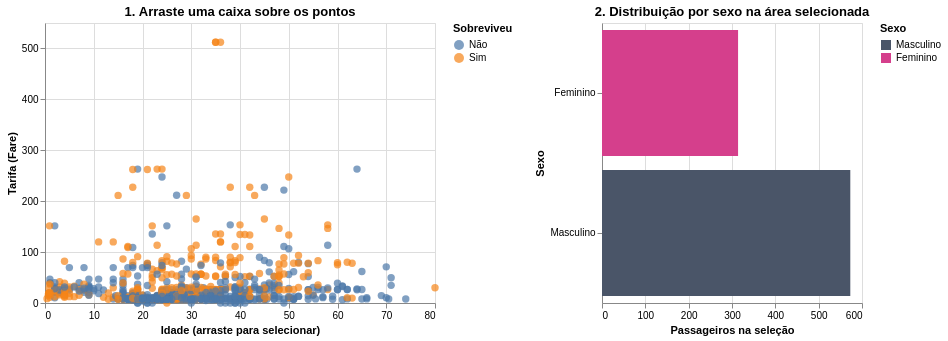

The notebook cell this image was saved under:
### Markdown cell above
### Recurso 3 — Seleção cruzada (*brushing & linking*)

Arraste uma caixa sobre os pontos do **gráfico da esquerda** para selecionar passageiros em uma faixa de idade e tarifa. A seleção destaca os pontos correspondentes e atualiza automaticamente as **barras à direita**, que mostram a quantidade de passageiros selecionados por sexo. Os dois gráficos estão conectados por `selection_interval()` e `transform_filter()`.

### Code cell
# Recurso 3: Seleção cruzada (brushing & linking) — arrastar em um gráfico atualiza o outro
selecao_area = alt.selection_interval()

# Painel esquerdo: dispersão onde o usuário arrasta para selecionar um intervalo de idade e tarifa
painel_selecao = (
    alt.Chart(df_clean)
    .mark_circle(size=55)
    .encode(
        x=alt.X("Age:Q", title="Idade (arraste para selecionar)"),
        y=alt.Y("Fare:Q", title="Tarifa (Fare)"),
        color=alt.condition(
            selecao_area,
            alt.Color("Sobreviveu_Texto:N", title="Sobreviveu"),
            alt.value("lightgray")
        ),
        tooltip=[
            alt.Tooltip("Name:N", title="Passageiro"),
            alt.Tooltip("Classe_Texto:N", title="Classe"),
            alt.Tooltip("Sexo_Texto:N", title="Sexo"),
            alt.Tooltip("Age:Q", title="Idade"),
            alt.Tooltip("Fare:Q", title="Tarifa", format=".2f"),
            alt.Tooltip("Sobreviveu_Texto:N", title="Sobreviveu")
        ]
    )
    .add_params(selecao_area)
    .properties(
        width=390,
        height=280,
        title="1. Arraste uma caixa sobre os pontos"
    )
)

# Painel direito: barras que filtram dinamicamente conforme a seleção feita à esquerda
painel_conectado = (
    alt.Chart(df_clean)
    .mark_bar()
    .encode(
        x=alt.X("count():Q", title="Passageiros na seleção"),
        y=alt.Y("Sexo_Texto:N", title="Sexo"),
        color=alt.Color(
            "Sexo_Texto:N",
            title="Sexo",
            scale=alt.Scale(domain=["Masculino", "Feminino"], range=["#4a5568", "#d53f8c"])
        ),
        tooltip=[
            alt.Tooltip("Sexo_Texto:N", title="Sexo"),
            alt.Tooltip("count():Q", title="Total na seleção")
        ]
    )
    .transform_filter(selecao_area)
    .properties(
        width=260,
        height=280,
        title="2. Distribuição por sexo na área selecionada"
    )
)

# Composição horizontal dos dois gráficos conectados
(painel_selecao | painel_conectado).resolve_scale(color="independent")

### Figure 1 — Vega-Lite specification as saved in the notebook (floating-point values rounded to 4 significant figures; data arrays with more than 128 entries replaced by an {"elided": "..."} marker saying what was removed)
{"config": {"view": {"continuousWidth": 300, "continuousHeight": 300}}, "hconcat": [{"mark": {"type": "circle", "size": 55}, "encoding": {"color": {"condition": {"param": "param_4", "field": "Sobreviveu_Texto", "title": "Sobreviveu", "type": "nominal"}, "value": "lightgray"}, "tooltip": [{"field": "Name", "title": "Passageiro", "type": "nominal"}, {"field": "Classe_Texto", "title": "Classe", "type": "nominal"}, {"field": "Sexo_Texto", "title": "Sexo", "type": "nominal"}, {"field": "Age", "title": "Idade", "type": "quantitative"}, {"field": "Fare", "format": ".2f", "title": "Tarifa", "type": "quantitative"}, {"field": "Sobreviveu_Texto", "title": "Sobreviveu", "type": "nominal"}], "x": {"field": "Age", "title": "Idade (arraste para selecionar)", "type": "quantitative"}, "y": {"field": "Fare", "title": "Tarifa (Fare)", "type": "quantitative"}}, "height": 280, "name": "view_3", "title": "1. Arraste uma caixa sobre os pontos", "width": 390}, {"mark": {"type": "bar"}, "encoding": {"color": {"field": "Sexo_Texto", "scale": {"domain": ["Masculino", "Feminino"], "range": ["#4a5568", "#d53f8c"]}, "title": "Sexo", "type": "nominal"}, "tooltip": [{"field": "Sexo_Texto", "title": "Sexo", "type": "nominal"}, {"aggregate": "count", "title": "Total na seleção", "type": "quantitative"}], "x": {"aggregate": "count", "title": "Passageiros na seleção", "type": "quantitative"}, "y": {"field": "Sexo_Texto", "title": "Sexo", "type": "nominal"}}, "height": 280, "title": "2. Distribuição por sexo na área selecionada", "transform": [{"filter": {"param": "param_4"}}], "width": 260}], "data": {"name": "data-d1e8877746eb55424e0ef91b28c8221e"}, "params": [{"name": "param_4", "select": {"type": "interval"}, "views": ["view_3"]}], "resolve": {"scale": {"color": "independent"}}, "$schema": "https://vega.github.io/schema/vega-lite/v5.20.1.json", "datasets": {"data-d1e8877746eb55424e0ef91b28c8221e": {"elided": "887 records"}}}
